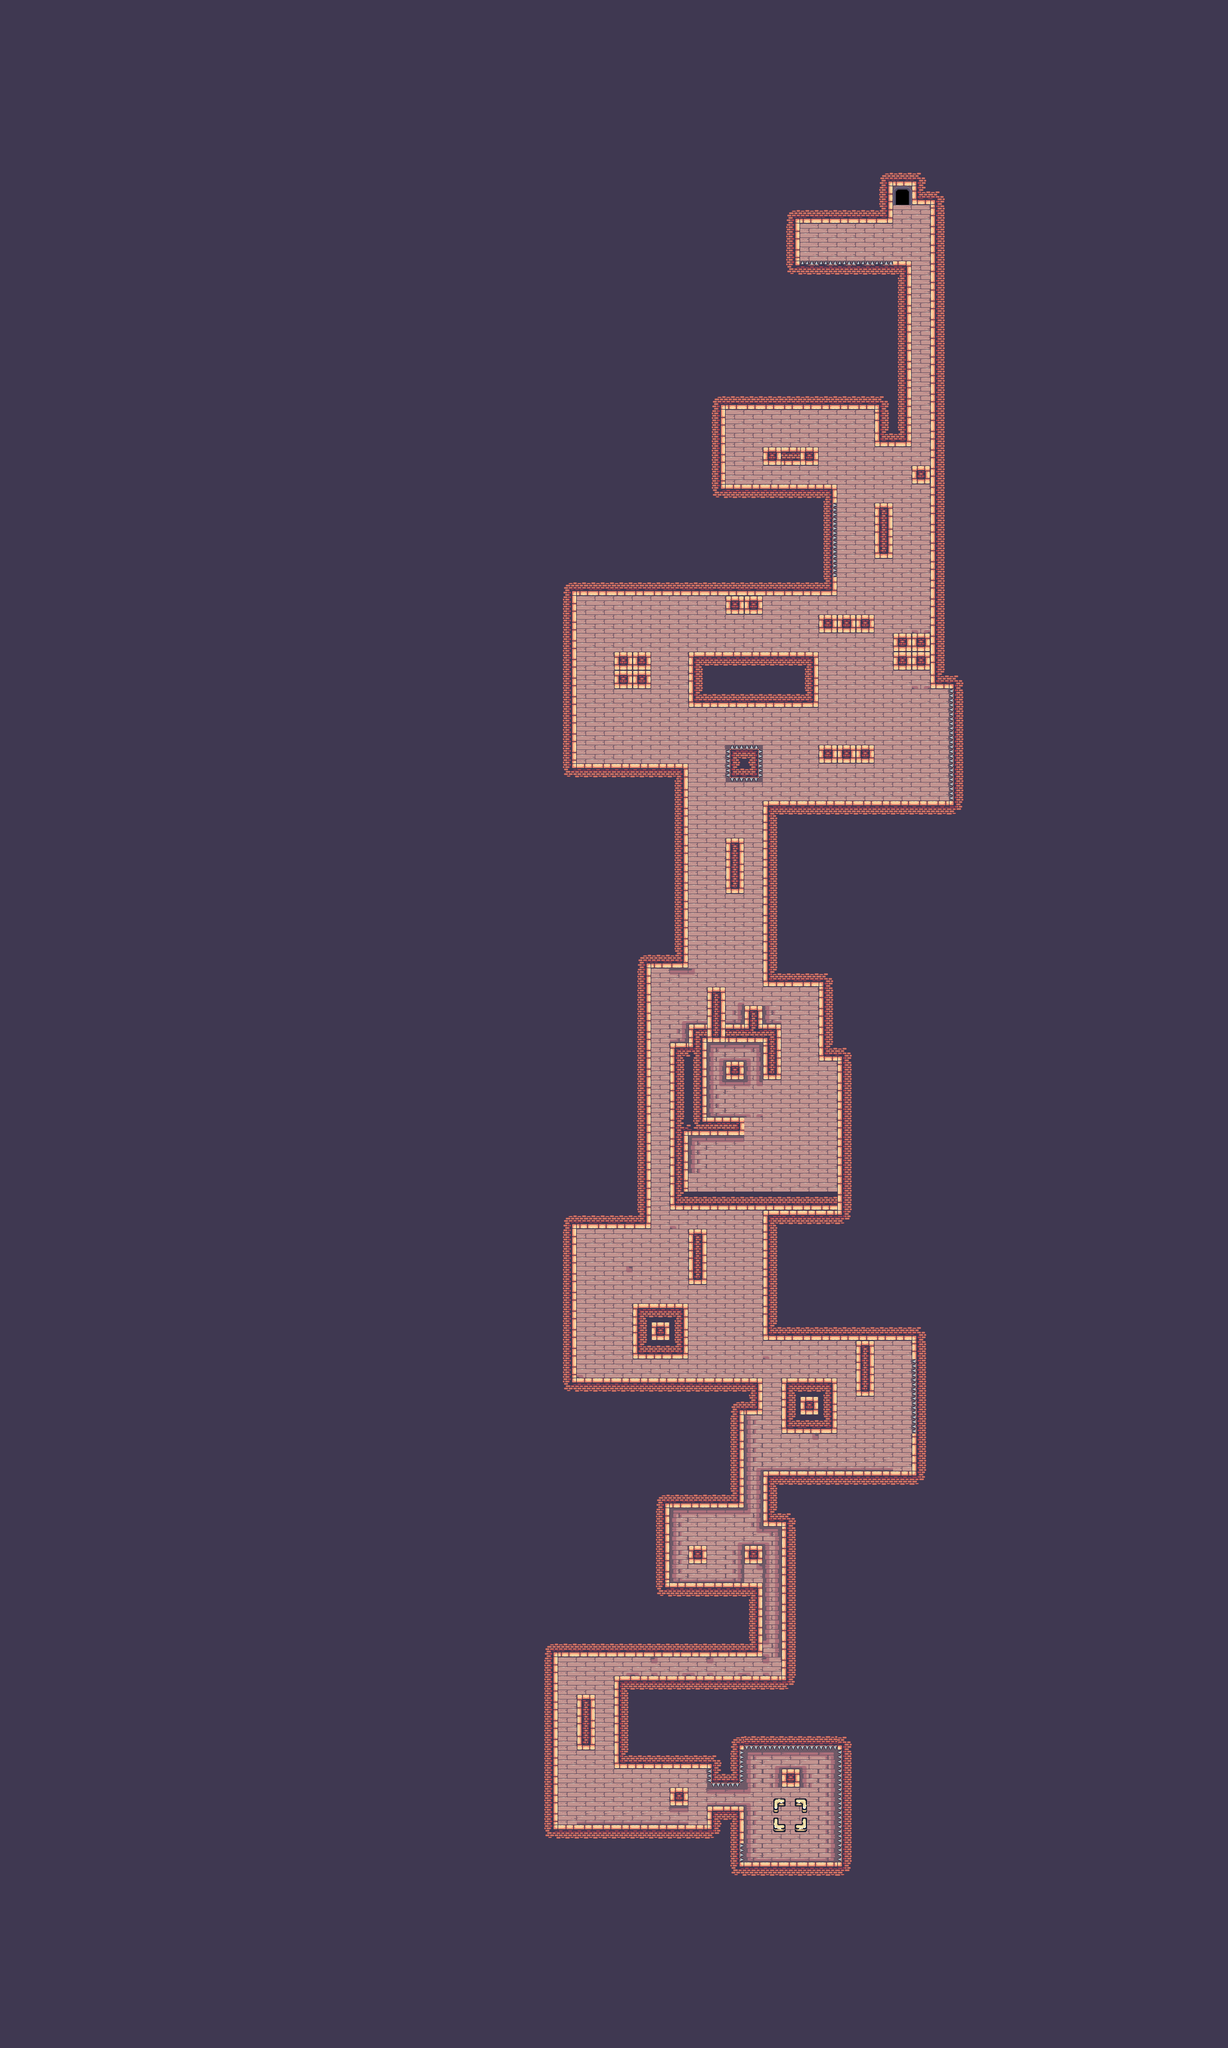

The image is a tile-based game level rendered from a .tmx file. Its description and source (layers, tilesets, objects; grid data summarised) follow:
An orthogonal 66x110 tile map with 32x32 px tiles, 1 tile layer (Tile Layer 1).

<map version="1.0" orientation="orthogonal" renderorder="right-down" width="66" height="110" tilewidth="32" tileheight="32" nextobjectid="1">
 <tileset firstgid="1" name="tile" tilewidth="32" tileheight="32">
  <image source="tile.png" width="608" height="416" />
 </tileset>
 <layer name="Tile Layer 1" width="66" height="110">
  <data>[7260 cells, 7260 non-empty, 70 distinct tile ids]</data>
 </layer>
</map>